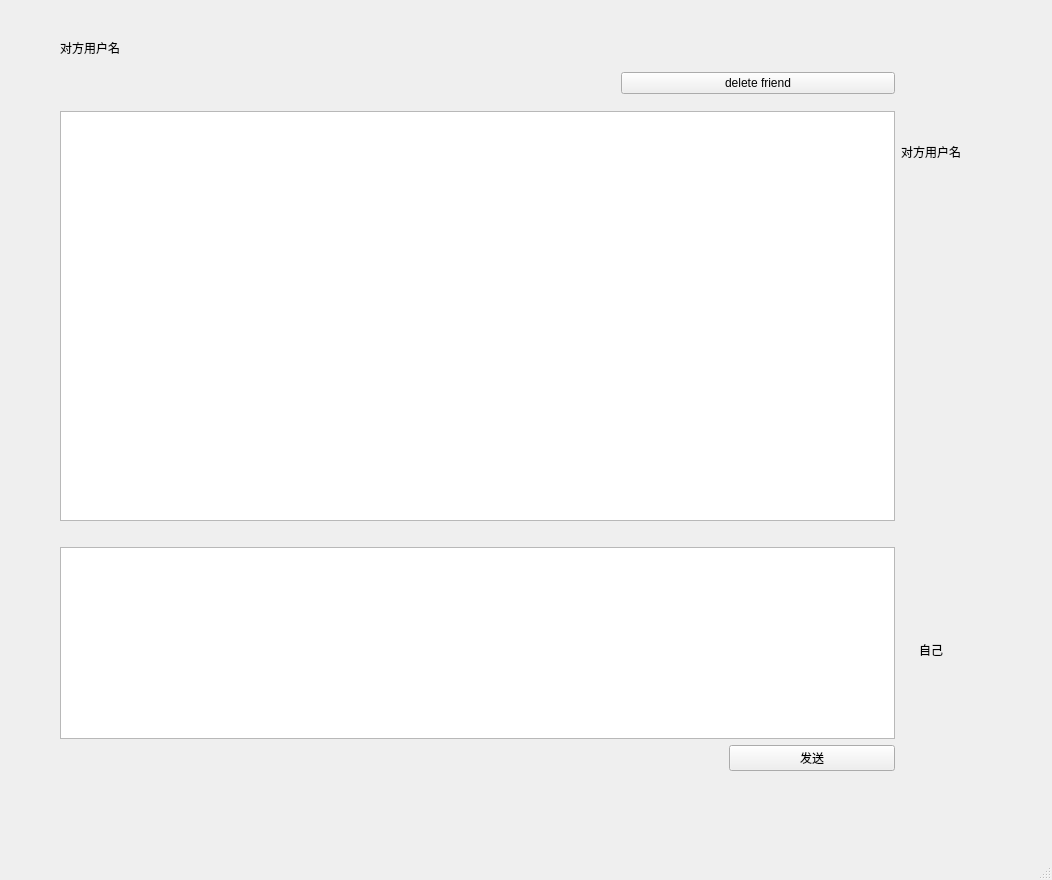
<?xml version="1.0" encoding="UTF-8"?>
<ui version="4.0">
 <class>MainWindow</class>
 <widget class="QMainWindow" name="MainWindow">
  <property name="geometry">
   <rect>
    <x>0</x>
    <y>0</y>
    <width>1052</width>
    <height>880</height>
   </rect>
  </property>
  <property name="windowTitle">
   <string>MainWindow</string>
  </property>
  <widget class="QWidget" name="centralwidget">
   <widget class="QWidget" name="horizontalLayoutWidget_2">
    <property name="geometry">
     <rect>
      <x>60</x>
      <y>30</y>
      <width>901</width>
      <height>741</height>
     </rect>
    </property>
    <layout class="QHBoxLayout" name="horizontalLayout_2">
     <item>
      <layout class="QVBoxLayout" name="verticalLayout_4">
       <item>
        <layout class="QVBoxLayout" name="verticalLayout_2" stretch="2,11,0,0,0">
         <item>
          <layout class="QGridLayout" name="gridLayout" rowstretch="0,0">
           <property name="topMargin">
            <number>0</number>
           </property>
           <property name="bottomMargin">
            <number>11</number>
           </property>
           <item row="1" column="2">
            <widget class="QPushButton" name="pushButton">
             <property name="text">
              <string>delete friend</string>
             </property>
            </widget>
           </item>
           <item row="0" column="2">
            <widget class="QLabel" name="label_5">
             <property name="text">
              <string/>
             </property>
            </widget>
           </item>
           <item row="1" column="1">
            <widget class="QLabel" name="label_7">
             <property name="text">
              <string/>
             </property>
            </widget>
           </item>
           <item row="1" column="0">
            <widget class="QLabel" name="label_8">
             <property name="text">
              <string/>
             </property>
            </widget>
           </item>
           <item row="0" column="0">
            <widget class="QLabel" name="label_2">
             <property name="text">
              <string>对方用户名</string>
             </property>
            </widget>
           </item>
          </layout>
         </item>
         <item>
          <widget class="QTextBrowser" name="textBrowser">
           <property name="html">
            <string>&lt;!DOCTYPE HTML PUBLIC &quot;-//W3C//DTD HTML 4.0//EN&quot; &quot;http://www.w3.org/TR/REC-html40/strict.dtd&quot;&gt;
&lt;html&gt;&lt;head&gt;&lt;meta name=&quot;qrichtext&quot; content=&quot;1&quot; /&gt;&lt;style type=&quot;text/css&quot;&gt;
p, li { white-space: pre-wrap; }
&lt;/style&gt;&lt;/head&gt;&lt;body style=&quot; font-family:'SimSun'; font-size:9pt; font-weight:400; font-style:normal;&quot;&gt;
&lt;p style=&quot;-qt-paragraph-type:empty; margin-top:0px; margin-bottom:0px; margin-left:0px; margin-right:0px; -qt-block-indent:0; text-indent:0px;&quot;&gt;&lt;br /&gt;&lt;/p&gt;&lt;/body&gt;&lt;/html&gt;</string>
           </property>
          </widget>
         </item>
         <item>
          <layout class="QHBoxLayout" name="horizontalLayout">
           <item>
            <widget class="QLabel" name="label">
             <property name="text">
              <string/>
             </property>
            </widget>
           </item>
          </layout>
         </item>
         <item>
          <widget class="QTextEdit" name="textEdit"/>
         </item>
         <item>
          <layout class="QHBoxLayout" name="horizontalLayout_4" stretch="4,1">
           <item>
            <widget class="QLabel" name="label_9">
             <property name="text">
              <string/>
             </property>
            </widget>
           </item>
           <item>
            <widget class="QPushButton" name="pushButton_2">
             <property name="text">
              <string>发送</string>
             </property>
            </widget>
           </item>
          </layout>
         </item>
        </layout>
       </item>
      </layout>
     </item>
     <item>
      <layout class="QVBoxLayout" name="verticalLayout_3">
       <item>
        <widget class="QLabel" name="label_3">
         <property name="text">
          <string>对方用户名</string>
         </property>
         <property name="alignment">
          <set>Qt::AlignCenter</set>
         </property>
        </widget>
       </item>
       <item>
        <widget class="QLabel" name="label_10">
         <property name="text">
          <string/>
         </property>
        </widget>
       </item>
       <item>
        <widget class="QLabel" name="label_4">
         <property name="text">
          <string>自己</string>
         </property>
         <property name="alignment">
          <set>Qt::AlignCenter</set>
         </property>
        </widget>
       </item>
      </layout>
     </item>
    </layout>
   </widget>
  </widget>
  <widget class="QMenuBar" name="menubar">
   <property name="geometry">
    <rect>
     <x>0</x>
     <y>0</y>
     <width>1052</width>
     <height>26</height>
    </rect>
   </property>
  </widget>
  <widget class="QStatusBar" name="statusbar"/>
 </widget>
 <resources/>
 <connections/>
</ui>
